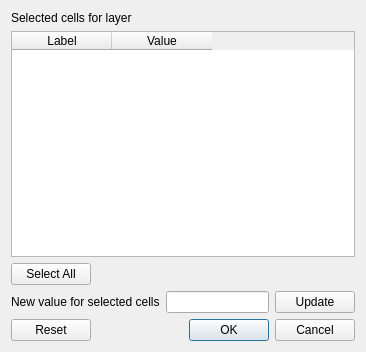
<?xml version="1.0" encoding="UTF-8"?>
<ui version="4.0">
 <class>CellUpdateDialog</class>
 <widget class="QDialog" name="CellUpdateDialog">
  <property name="geometry">
   <rect>
    <x>0</x>
    <y>0</y>
    <width>366</width>
    <height>352</height>
   </rect>
  </property>
  <property name="minimumSize">
   <size>
    <width>366</width>
    <height>352</height>
   </size>
  </property>
  <property name="windowTitle">
   <string>Grid Data</string>
  </property>
  <layout class="QVBoxLayout" name="verticalLayout">
   <item>
    <widget class="QLabel" name="lblSelectedCells">
     <property name="text">
      <string>Selected cells for layer</string>
     </property>
    </widget>
   </item>
   <item>
    <widget class="QTableWidget" name="tblGridValues">
     <property name="minimumSize">
      <size>
       <width>0</width>
       <height>150</height>
      </size>
     </property>
     <attribute name="verticalHeaderVisible">
      <bool>false</bool>
     </attribute>
     <column>
      <property name="text">
       <string>Label</string>
      </property>
     </column>
     <column>
      <property name="text">
       <string>Value</string>
      </property>
     </column>
    </widget>
   </item>
   <item>
    <layout class="QHBoxLayout" name="horizontalLayout_2">
     <item>
      <widget class="QPushButton" name="btnSelectAll">
       <property name="text">
        <string>Select All</string>
       </property>
      </widget>
     </item>
     <item>
      <spacer name="horizontalSpacer">
       <property name="orientation">
        <enum>Qt::Horizontal</enum>
       </property>
       <property name="sizeHint" stdset="0">
        <size>
         <width>40</width>
         <height>20</height>
        </size>
       </property>
      </spacer>
     </item>
    </layout>
   </item>
   <item>
    <layout class="QHBoxLayout" name="horizontalLayout">
     <item>
      <widget class="QLabel" name="label_2">
       <property name="text">
        <string>New value for selected cells</string>
       </property>
      </widget>
     </item>
     <item>
      <widget class="QLineEdit" name="edtAllCellsValues"/>
     </item>
     <item>
      <widget class="QPushButton" name="btnUpdate">
       <property name="text">
        <string>Update</string>
       </property>
      </widget>
     </item>
    </layout>
   </item>
   <item>
    <widget class="QDialogButtonBox" name="buttonBox">
     <property name="orientation">
      <enum>Qt::Horizontal</enum>
     </property>
     <property name="standardButtons">
      <set>QDialogButtonBox::Cancel|QDialogButtonBox::Ok|QDialogButtonBox::Reset</set>
     </property>
    </widget>
   </item>
  </layout>
 </widget>
 <resources/>
 <connections/>
</ui>
